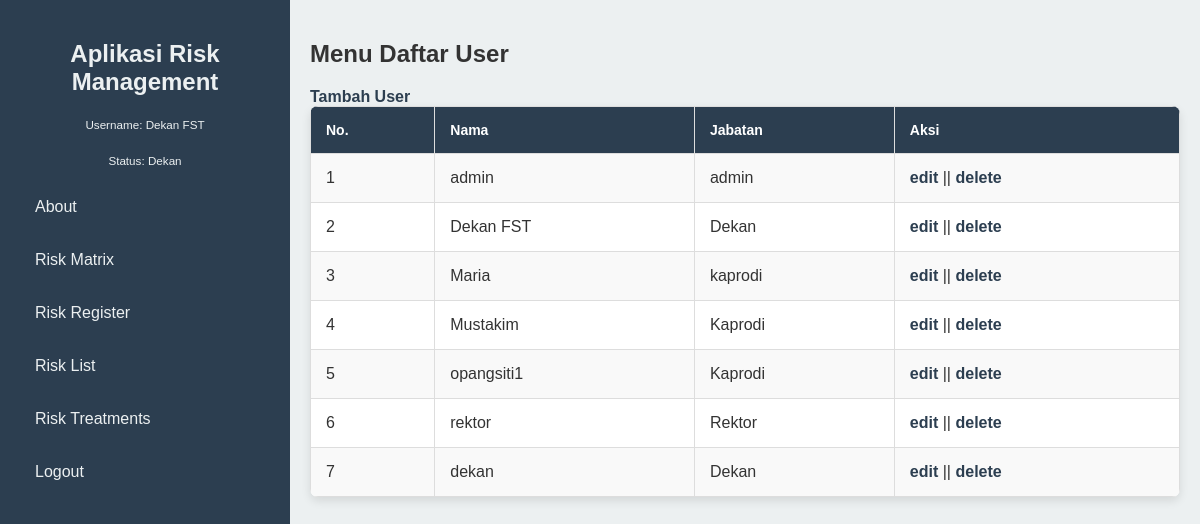
Screenshot of /menu_add_user/daftar_user.php (signed in) with the database file from the repository.
### tables this page shows
CREATE TABLE `user` (
  `id` int NOT NULL,
  `username` varchar(255) NOT NULL,
  `password` varchar(255) NOT NULL,
  `nama` varchar(255) NOT NULL,
  `status` varchar(20) NOT NULL
);

### util/user.php (called while the page is built, shortened)
<?php
class User{
    private $conn;
    public function __construct($conn)
    {
        $this->conn = $conn;
    }
    public function data(){
        $query = "SELECT * FROM user ";
        $result = mysqli_query($this->conn, $query);
        $rows = [];
        while($row = mysqli_fetch_assoc($result)){
            $rows[] = $row;
        }
        return $rows;
    }
}

### menu_add_user/daftar_user.php (the view, shortened to what this page needs)
<?php
require_once '../conn.php';
require_once '../util/user.php';
$user = new User($conn);
$data_user = $user-> data();
?>
<!DOCTYPE html>
<html lang="id">
<head>
    <link rel="stylesheet" href="../css/dashboard.css">
    <link rel="stylesheet" href="../css/daftar_user.css">
</head>
<body>
<div class="dashboard-container">
        <div class="sidebar">
            <h2>Aplikasi Risk Management</h2>
            <p><small>Username: <?php echo $_SESSION['nama']; ?></small></p>
            <p><small>Status: <?php echo $_SESSION['status']; ?></small></p>
            <ul class="sidebar-menu">
                <li><a href="../menu_halaman/about.php">About</a></li>
                <li><a href="../menu_halaman/riskMatrix.php">Risk Matrix</a></li>
                <?php if ($_SESSION['status'] == 'admin' || $_SESSION['status'] == 'Rektor'  || $_SESSION['status'] == 'Dekan') : ?>
                <li><a href="../menu_halaman/riskRegister.php">Risk Register</a></li>
                <?php endif; ?>
                <li><a href="../menu_halaman/riskList.php">Risk List</a></li>
                <li><a href="../menu_halaman/riskTreatments.php">Risk Treatments</a></li>
                <li><a href="../logout.php">Logout</a></li>
            </ul>
        </div>
        <div class="main-content">
            <h2>Menu Daftar User</h2>
            <a href="tambah_user.php">Tambah User</a>
        <table>
            <tr>
                <th>No.</th>
                <th>Nama</th>
                <th>Jabatan</th>
                <th>Aksi</th>
            </tr>
            <?php $i = 1; ?>
            <?php foreach($data_user as $row): ?>
            <tr>
                <td><?= $i ?></td>
                <td><?= $row["nama"];?></td>
                <td><?= $row["status"];?></td>
                <td><a href="edit_user.php?id=<?= $row["id"];?>">edit</a> || <a href="delete_user.php?id=<?= $row["id"];?>">delete</a></td>
            </tr>
            <?php $i++?>
            <?php endforeach; ?>
        </table>
        </div>
    </div>
</body>
</html>

### css/dashboard.css (style rules this page uses)
body { margin: 0; padding: 0; font-family: Arial, sans-serif; color: black; }
.dashboard-container { display: flex; min-height: 100vh; background-color: aqua; }
.sidebar { width: 250px; min-width: 250px; background-color: #2c3e50; color: #ecf0f1; padding: 20px; box-shadow: 2px 0 5px rgba(0, 0, 0, 0.1); flex-shrink: 0; }
.sidebar h2 { text-align: center; margin-bottom: 20px; }
.sidebar p { text-align: center; font-size: 14px; margin-bottom: 20px; }
.sidebar-menu { list-style: none; padding: 0; }
.sidebar-menu li { margin: 15px 0; }
.sidebar-menu a { text-decoration: none; color: #ecf0f1; display: block; padding: 10px 15px; border-radius: 5px; transition: background-color 0.3s; }
.main-content { flex: 1; padding: 20px; background-color: #ecf0f1; overflow-x: auto; }

### css/daftar_user.css (style rules this page uses)
body { font-family: Arial, sans-serif; margin: 0; padding: 0; background-color: #f4f4f9; color: #333; }
.main-content { flex: 1; padding: 20px; overflow-y: auto; }
h2 { margin-bottom: 20px; }
.main-content a { text-decoration: none; color: #2c3e50; font-weight: bold; }
table { width: 100%; border-collapse: collapse; background-color: #fff; box-shadow: 0 4px 10px rgba(0, 0, 0, 0.1); border-radius: 8px; overflow: hidden; }
table th, table td { padding: 15px; text-align: left; border: 1px solid #ddd; }
table th { background-color: #2c3e50; color: #fff; font-size: 14px; }
table tr:nth-child(even) { background-color: #f9f9f9; }

### rows the page displays
user: nama "admin", status "admin"
user: nama "Dekan FST", status "Dekan"
user: nama "Maria", status "kaprodi"
user: nama "Mustakim", status "Kaprodi"
user: nama "opangsiti1", status "Kaprodi"
user: nama "rektor", status "Rektor"
user: nama "dekan", status "Dekan"

### other values shown
$_SESSION['nama'] "Dekan FST"
$_SESSION['status'] "Dekan"
